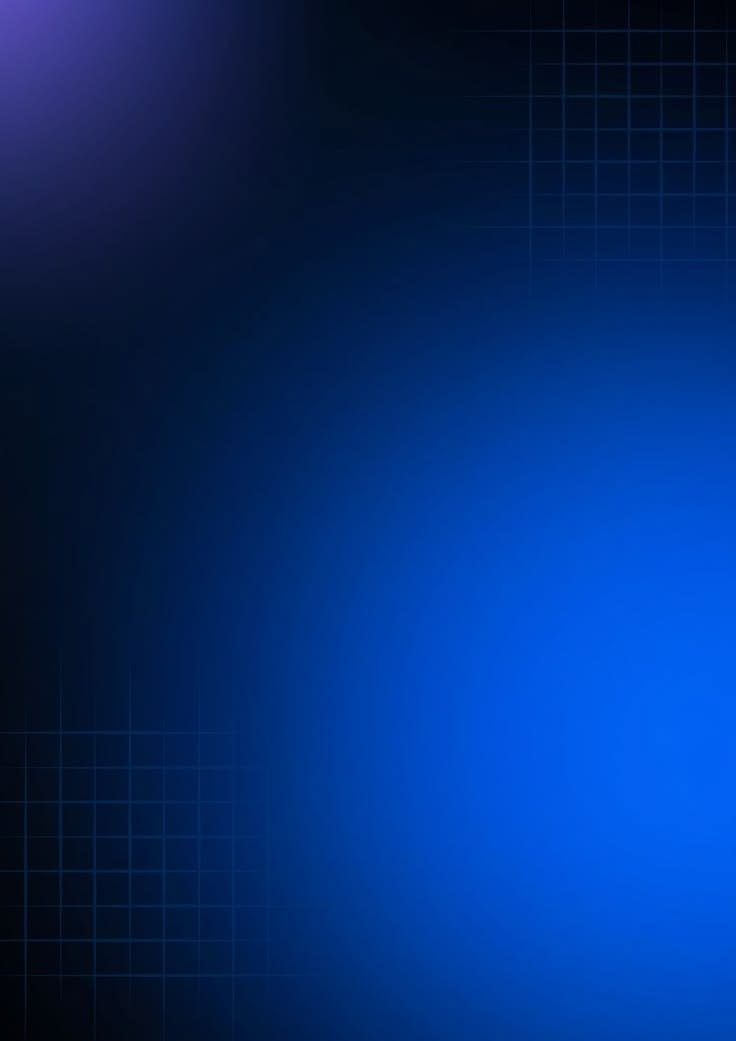
#> input picture skills-apprenants/skills-nocodevideo/skills/video-explicative/assets/fond-reference.jpg, 736 x 1041 px, found by its file name
$ python make-fond.py
#> lines starting #> are read from the running program, lines starting #| are printed output that depends on the picture
# Recolore la référence de fond de l'utilisateur (shared/ref/fond-reference.jpg) dans la DA Nuit bleue :
# fond bleu nuit, lueur bleue-cyan à la place du bleu électrique, lueur rouge à la place du violet.
import numpy as np
from PIL import Image
src = Image.open("shared/ref/fond-reference.jpg").convert("RGB")
#> src is the input picture: PIL image 736x1041 RGB; mean R, G, B 4.3, 43.9, 112
h = 1920; w = round(src.width * h / src.height); im = src.resize((w, h), Image.LANCZOS)
#> after `w = round(src.width * h / src.height)`: w = 1357
x0 = 110; im = im.crop((x0, 0, x0 + 1080, h))          # format 9:16 : on garde le coin rouge à gauche et la lueur à droite
#> after `im = im.crop((x0, 0, x0 + 1080, h))`:
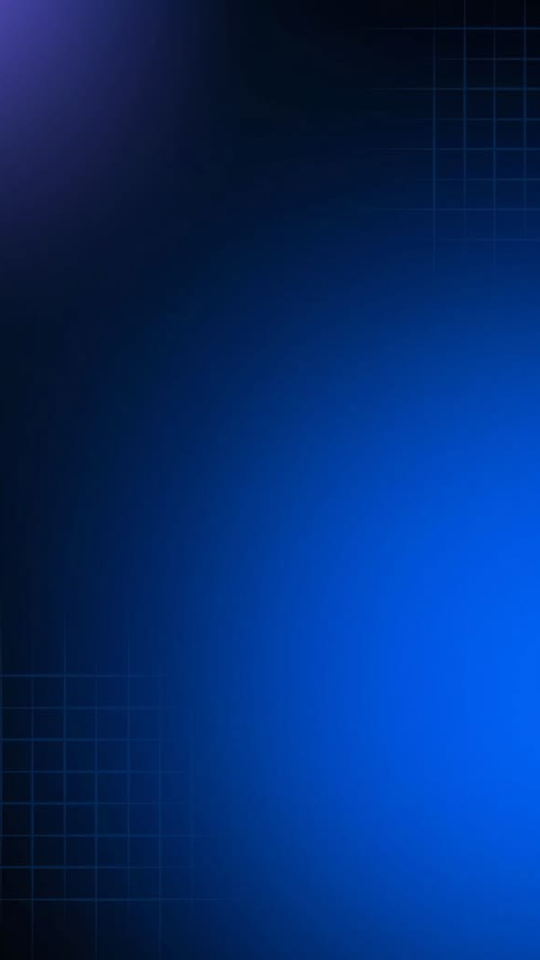
#> im: PIL image 1080x1920 RGB (shown at 1/2 size); mean R, G, B 3.8, 43, 110
a = np.asarray(im).astype(np.float32) / 255
r, g, b = a[..., 0], a[..., 1], a[..., 2]
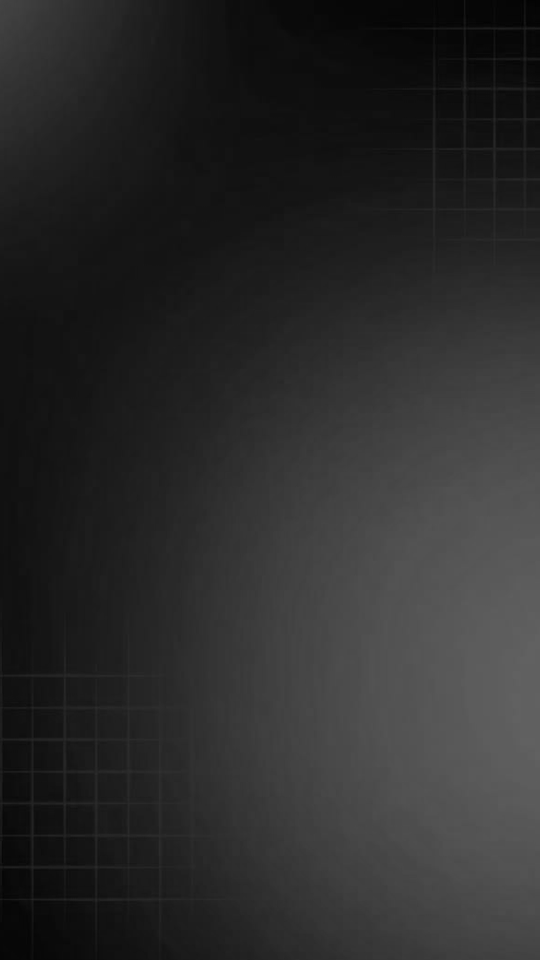
#> g: shape (1920, 1080) float32 (shown at 1/2 size); min 0.00392, max 0.38, mean 0.168
viol = np.clip((r - 0.03) / 0.27, 0, 1)                            # seul le coin violet contient du rouge
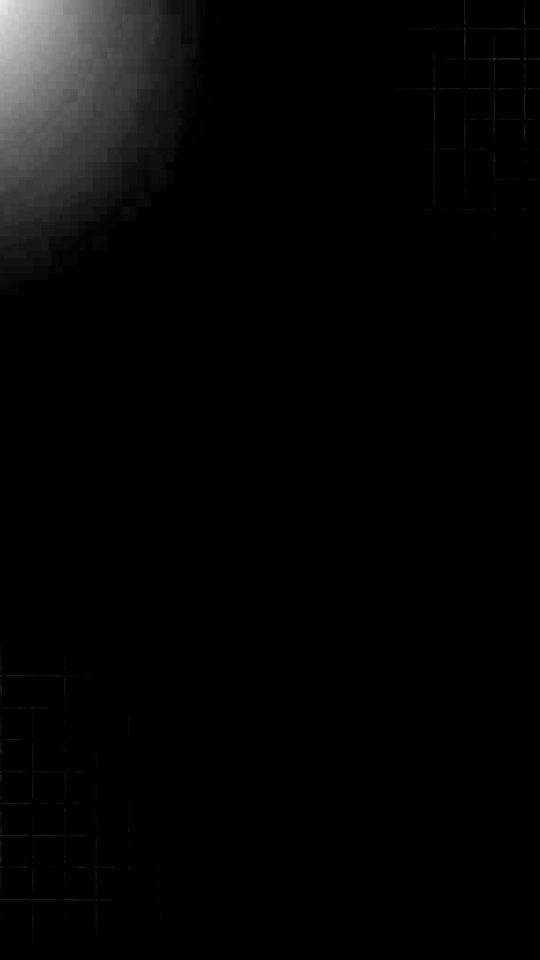
#> viol: shape (1920, 1080) float32 (shown at 1/2 size); min 0, max 0.935, mean 0.0226
lum = np.clip(b * 0.85 + g * 0.15, 0, 1)
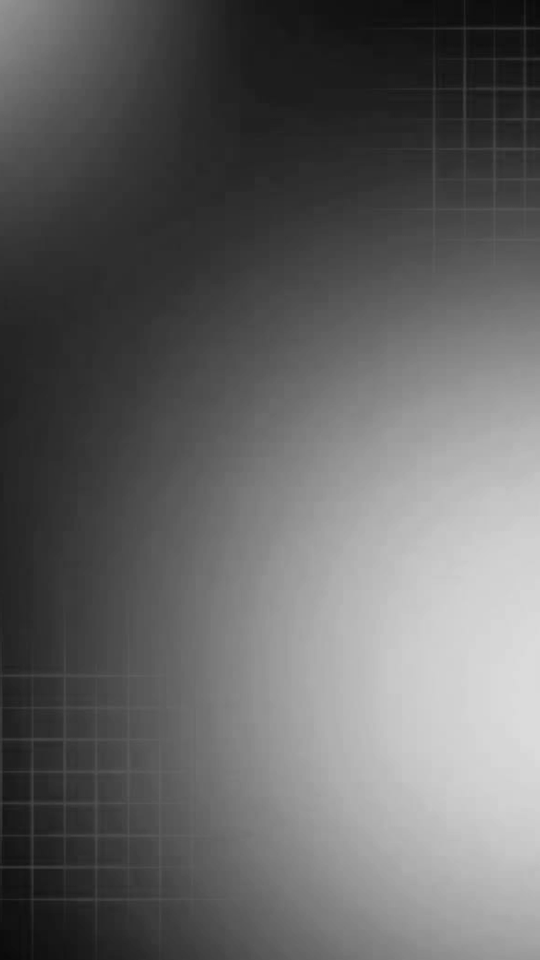
#> lum: shape (1920, 1080) float32 (shown at 1/2 size); min 0.0408, max 0.86, mean 0.392
hexc = lambda s: tuple(int(s[i:i + 2], 16) / 255 for i in (1, 3, 5))
def ramp(t, stops):
    out = np.zeros(t.shape + (3,), np.float32)
    for c in range(3): out[..., c] = np.interp(t, [s[0] for s in stops], [hexc(s[1])[c] for s in stops])
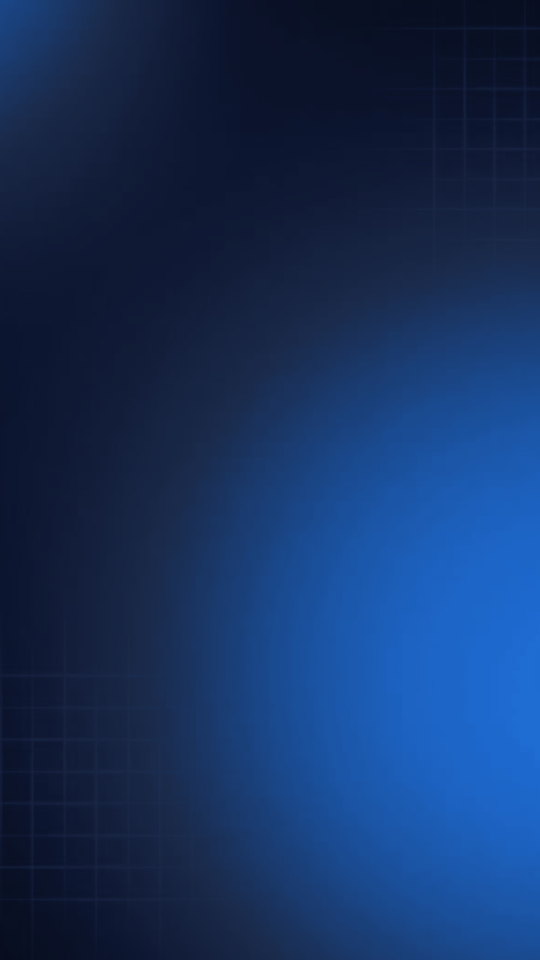
#> out: shape (1920, 1080, 3) float32 (shown at 1/2 size); mean of channels 0, 1, 2 0.0868, 0.194, 0.376; drawn as R, G, B
    return out
base = ramp(lum, [(0, "#060b19"), (0.15, "#0d1630"), (0.35, "#1B2A4A"), (0.6, "#1a4a8f"), (0.85, "#1e6ad0"), (1, "#2f8ff0")])
red = ramp(viol, [(0, "#060b19"), (0.35, "#4a0d16"), (0.7, "#a81a24"), (1, "#E8242B")])
#> after the loop in ramp (call 2), `for c in range(3): out[..., c] = np.interp(t, [s[0] for s in stops], [..`:
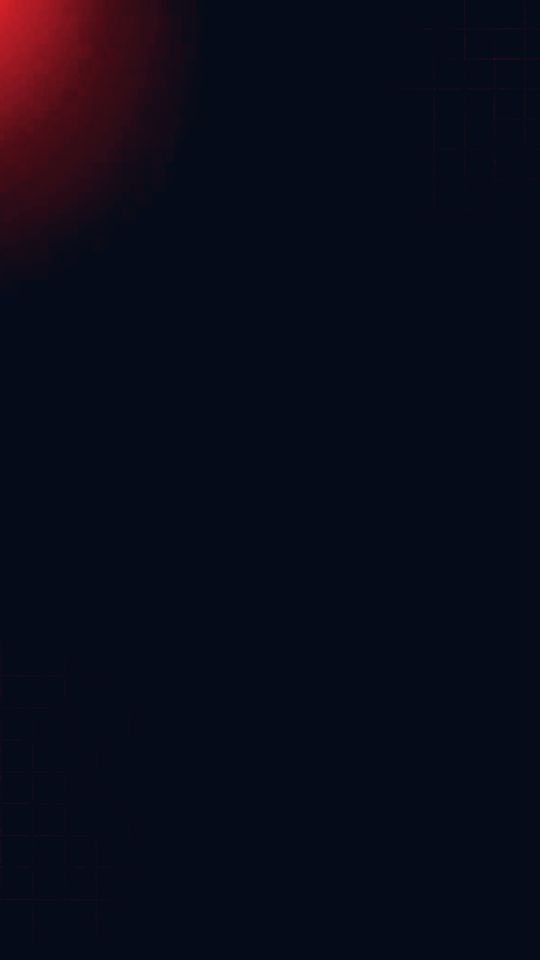
#> out: shape (1920, 1080, 3) float32 (shown at 1/2 size); mean of channels 0, 1, 2 0.0418, 0.0451, 0.0975; drawn as R, G, B
out = base * (1 - viol[..., None]) + red * viol[..., None]
out += np.random.default_rng(1).normal(0, 0.008, out.shape)          # grain léger contre les bandes
Image.fromarray((np.clip(out, 0, 1) * 255).astype(np.uint8)).save("shared/fond-nuit-bleue.jpg", quality=92)
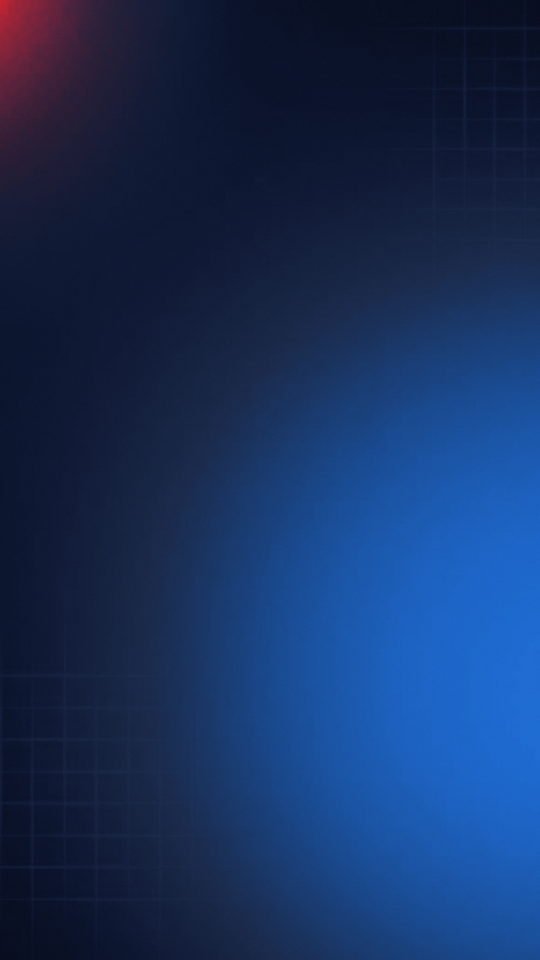
#> saved as fond-nuit-bleue.jpg: PIL image 1080x1920 RGB (shown at 1/2 size); mean R, G, B 23.1, 48.5, 94.1
